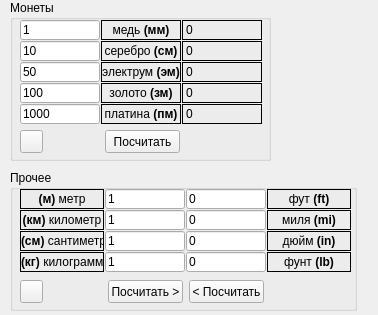
<?xml version="1.0" encoding="UTF-8"?>
<ui version="4.0">
 <class>Form</class>
 <widget class="QWidget" name="Form">
  <property name="geometry">
   <rect>
    <x>0</x>
    <y>0</y>
    <width>378</width>
    <height>315</height>
   </rect>
  </property>
  <property name="minimumSize">
   <size>
    <width>378</width>
    <height>315</height>
   </size>
  </property>
  <property name="maximumSize">
   <size>
    <width>378</width>
    <height>315</height>
   </size>
  </property>
  <property name="windowTitle">
   <string>DnD Multy Converter</string>
  </property>
  <property name="windowIcon">
   <iconset>
    <normaloff>S;GFG.ico</normaloff>S;GFG.ico</iconset>
  </property>
  <widget class="QGroupBox" name="groupBox">
   <property name="geometry">
    <rect>
     <x>10</x>
     <y>0</y>
     <width>261</width>
     <height>161</height>
    </rect>
   </property>
   <property name="title">
    <string>Монеты</string>
   </property>
   <widget class="QLineEdit" name="entry_mmoney">
    <property name="geometry">
     <rect>
      <x>10</x>
      <y>20</y>
      <width>80</width>
      <height>20</height>
     </rect>
    </property>
    <property name="text">
     <string>1</string>
    </property>
   </widget>
   <widget class="QLineEdit" name="entry_smoney">
    <property name="geometry">
     <rect>
      <x>10</x>
      <y>41</y>
      <width>80</width>
      <height>20</height>
     </rect>
    </property>
    <property name="text">
     <string>10</string>
    </property>
   </widget>
   <widget class="QLineEdit" name="entry_emoney">
    <property name="geometry">
     <rect>
      <x>10</x>
      <y>62</y>
      <width>80</width>
      <height>20</height>
     </rect>
    </property>
    <property name="text">
     <string>50</string>
    </property>
   </widget>
   <widget class="QLineEdit" name="entry_gmoney">
    <property name="geometry">
     <rect>
      <x>10</x>
      <y>83</y>
      <width>80</width>
      <height>20</height>
     </rect>
    </property>
    <property name="text">
     <string>100</string>
    </property>
   </widget>
   <widget class="QLineEdit" name="entry_pmoney">
    <property name="geometry">
     <rect>
      <x>10</x>
      <y>104</y>
      <width>80</width>
      <height>20</height>
     </rect>
    </property>
    <property name="text">
     <string>1000</string>
    </property>
   </widget>
   <widget class="QLabel" name="label_mm">
    <property name="geometry">
     <rect>
      <x>172</x>
      <y>20</y>
      <width>80</width>
      <height>20</height>
     </rect>
    </property>
    <property name="frameShape">
     <enum>QFrame::Box</enum>
    </property>
    <property name="text">
     <string>0</string>
    </property>
   </widget>
   <widget class="QLabel" name="label_sm">
    <property name="geometry">
     <rect>
      <x>172</x>
      <y>41</y>
      <width>80</width>
      <height>20</height>
     </rect>
    </property>
    <property name="frameShape">
     <enum>QFrame::Box</enum>
    </property>
    <property name="text">
     <string>0</string>
    </property>
   </widget>
   <widget class="QLabel" name="label_em">
    <property name="geometry">
     <rect>
      <x>172</x>
      <y>62</y>
      <width>80</width>
      <height>20</height>
     </rect>
    </property>
    <property name="frameShape">
     <enum>QFrame::Box</enum>
    </property>
    <property name="text">
     <string>0</string>
    </property>
   </widget>
   <widget class="QLabel" name="label_gm">
    <property name="geometry">
     <rect>
      <x>172</x>
      <y>83</y>
      <width>80</width>
      <height>20</height>
     </rect>
    </property>
    <property name="frameShape">
     <enum>QFrame::Box</enum>
    </property>
    <property name="text">
     <string>0</string>
    </property>
   </widget>
   <widget class="QLabel" name="label_pm">
    <property name="geometry">
     <rect>
      <x>172</x>
      <y>104</y>
      <width>80</width>
      <height>20</height>
     </rect>
    </property>
    <property name="frameShape">
     <enum>QFrame::Box</enum>
    </property>
    <property name="text">
     <string>0</string>
    </property>
   </widget>
   <widget class="QPushButton" name="run_money">
    <property name="geometry">
     <rect>
      <x>95</x>
      <y>130</y>
      <width>75</width>
      <height>23</height>
     </rect>
    </property>
    <property name="text">
     <string>Посчитать</string>
    </property>
   </widget>
   <widget class="QPushButton" name="reset_money">
    <property name="geometry">
     <rect>
      <x>10</x>
      <y>130</y>
      <width>23</width>
      <height>23</height>
     </rect>
    </property>
    <property name="text">
     <string/>
    </property>
    <property name="icon">
     <iconset>
      <normaloff>reset.png</normaloff>reset.png</iconset>
    </property>
   </widget>
   <widget class="QLabel" name="label_8">
    <property name="geometry">
     <rect>
      <x>91</x>
      <y>41</y>
      <width>80</width>
      <height>20</height>
     </rect>
    </property>
    <property name="frameShape">
     <enum>QFrame::Box</enum>
    </property>
    <property name="text">
     <string>&lt;html&gt;&lt;head/&gt;&lt;body&gt;&lt;p&gt;серебро &lt;span style=&quot; font-weight:600;&quot;&gt;(см)&lt;/span&gt;&lt;/p&gt;&lt;/body&gt;&lt;/html&gt;</string>
    </property>
    <property name="alignment">
     <set>Qt::AlignCenter</set>
    </property>
   </widget>
   <widget class="QLabel" name="label_9">
    <property name="geometry">
     <rect>
      <x>91</x>
      <y>104</y>
      <width>80</width>
      <height>20</height>
     </rect>
    </property>
    <property name="frameShape">
     <enum>QFrame::Box</enum>
    </property>
    <property name="text">
     <string>&lt;html&gt;&lt;head/&gt;&lt;body&gt;&lt;p&gt;платина &lt;span style=&quot; font-weight:600;&quot;&gt;(пм)&lt;/span&gt;&lt;/p&gt;&lt;/body&gt;&lt;/html&gt;</string>
    </property>
    <property name="alignment">
     <set>Qt::AlignCenter</set>
    </property>
   </widget>
   <widget class="QLabel" name="label_10">
    <property name="geometry">
     <rect>
      <x>91</x>
      <y>20</y>
      <width>80</width>
      <height>20</height>
     </rect>
    </property>
    <property name="frameShape">
     <enum>QFrame::Box</enum>
    </property>
    <property name="text">
     <string>&lt;html&gt;&lt;head/&gt;&lt;body&gt;&lt;p&gt;медь &lt;span style=&quot; font-weight:600;&quot;&gt;(мм)&lt;/span&gt;&lt;/p&gt;&lt;/body&gt;&lt;/html&gt;</string>
    </property>
    <property name="alignment">
     <set>Qt::AlignCenter</set>
    </property>
   </widget>
   <widget class="QLabel" name="label_11">
    <property name="geometry">
     <rect>
      <x>91</x>
      <y>83</y>
      <width>80</width>
      <height>20</height>
     </rect>
    </property>
    <property name="frameShape">
     <enum>QFrame::Box</enum>
    </property>
    <property name="text">
     <string>&lt;html&gt;&lt;head/&gt;&lt;body&gt;&lt;p&gt;золото &lt;span style=&quot; font-weight:600;&quot;&gt;(зм)&lt;/span&gt;&lt;/p&gt;&lt;/body&gt;&lt;/html&gt;</string>
    </property>
    <property name="alignment">
     <set>Qt::AlignCenter</set>
    </property>
   </widget>
   <widget class="QLabel" name="label_12">
    <property name="geometry">
     <rect>
      <x>91</x>
      <y>62</y>
      <width>80</width>
      <height>20</height>
     </rect>
    </property>
    <property name="frameShape">
     <enum>QFrame::Box</enum>
    </property>
    <property name="text">
     <string>&lt;html&gt;&lt;head/&gt;&lt;body&gt;&lt;p&gt;электрум &lt;span style=&quot; font-weight:600;&quot;&gt;(эм)&lt;/span&gt;&lt;/p&gt;&lt;/body&gt;&lt;/html&gt;</string>
    </property>
    <property name="alignment">
     <set>Qt::AlignCenter</set>
    </property>
   </widget>
  </widget>
  <widget class="QGroupBox" name="groupBox_2">
   <property name="geometry">
    <rect>
     <x>10</x>
     <y>170</y>
     <width>347</width>
     <height>141</height>
    </rect>
   </property>
   <property name="title">
    <string>Прочее</string>
   </property>
   <widget class="QLineEdit" name="entry_km">
    <property name="geometry">
     <rect>
      <x>95</x>
      <y>40</y>
      <width>80</width>
      <height>20</height>
     </rect>
    </property>
    <property name="text">
     <string>1</string>
    </property>
   </widget>
   <widget class="QLabel" name="label_14">
    <property name="geometry">
     <rect>
      <x>10</x>
      <y>40</y>
      <width>84</width>
      <height>20</height>
     </rect>
    </property>
    <property name="frameShape">
     <enum>QFrame::Box</enum>
    </property>
    <property name="text">
     <string>&lt;html&gt;&lt;head/&gt;&lt;body&gt;&lt;p&gt;&lt;span style=&quot; font-weight:600;&quot;&gt;(км)&lt;/span&gt; километр&lt;/p&gt;&lt;/body&gt;&lt;/html&gt;</string>
    </property>
    <property name="alignment">
     <set>Qt::AlignCenter</set>
    </property>
   </widget>
   <widget class="QLineEdit" name="entry_mi">
    <property name="geometry">
     <rect>
      <x>176</x>
      <y>40</y>
      <width>80</width>
      <height>20</height>
     </rect>
    </property>
    <property name="text">
     <string>0</string>
    </property>
   </widget>
   <widget class="QLabel" name="label_15">
    <property name="geometry">
     <rect>
      <x>257</x>
      <y>40</y>
      <width>84</width>
      <height>20</height>
     </rect>
    </property>
    <property name="frameShape">
     <enum>QFrame::Box</enum>
    </property>
    <property name="text">
     <string>&lt;html&gt;&lt;head/&gt;&lt;body&gt;&lt;p&gt;миля &lt;span style=&quot; font-weight:600;&quot;&gt;(mi)&lt;/span&gt;&lt;/p&gt;&lt;/body&gt;&lt;/html&gt;</string>
    </property>
    <property name="alignment">
     <set>Qt::AlignCenter</set>
    </property>
   </widget>
   <widget class="QLineEdit" name="entry_sm">
    <property name="geometry">
     <rect>
      <x>95</x>
      <y>61</y>
      <width>80</width>
      <height>20</height>
     </rect>
    </property>
    <property name="text">
     <string>1</string>
    </property>
   </widget>
   <widget class="QLabel" name="label_16">
    <property name="geometry">
     <rect>
      <x>257</x>
      <y>61</y>
      <width>84</width>
      <height>20</height>
     </rect>
    </property>
    <property name="frameShape">
     <enum>QFrame::Box</enum>
    </property>
    <property name="text">
     <string>&lt;html&gt;&lt;head/&gt;&lt;body&gt;&lt;p&gt;дюйм &lt;span style=&quot; font-weight:600;&quot;&gt;(in)&lt;/span&gt;&lt;/p&gt;&lt;/body&gt;&lt;/html&gt;</string>
    </property>
    <property name="alignment">
     <set>Qt::AlignCenter</set>
    </property>
   </widget>
   <widget class="QLineEdit" name="entry_in">
    <property name="geometry">
     <rect>
      <x>176</x>
      <y>61</y>
      <width>80</width>
      <height>20</height>
     </rect>
    </property>
    <property name="text">
     <string>0</string>
    </property>
   </widget>
   <widget class="QLabel" name="label_17">
    <property name="geometry">
     <rect>
      <x>10</x>
      <y>61</y>
      <width>84</width>
      <height>20</height>
     </rect>
    </property>
    <property name="frameShape">
     <enum>QFrame::Box</enum>
    </property>
    <property name="text">
     <string>&lt;html&gt;&lt;head/&gt;&lt;body&gt;&lt;p&gt;&lt;span style=&quot; font-weight:600;&quot;&gt;(см)&lt;/span&gt; сантиметр&lt;/p&gt;&lt;/body&gt;&lt;/html&gt;</string>
    </property>
    <property name="alignment">
     <set>Qt::AlignCenter</set>
    </property>
   </widget>
   <widget class="QLineEdit" name="entry_kg">
    <property name="geometry">
     <rect>
      <x>95</x>
      <y>82</y>
      <width>80</width>
      <height>20</height>
     </rect>
    </property>
    <property name="text">
     <string>1</string>
    </property>
   </widget>
   <widget class="QLabel" name="label_18">
    <property name="geometry">
     <rect>
      <x>257</x>
      <y>82</y>
      <width>84</width>
      <height>20</height>
     </rect>
    </property>
    <property name="frameShape">
     <enum>QFrame::Box</enum>
    </property>
    <property name="text">
     <string>&lt;html&gt;&lt;head/&gt;&lt;body&gt;&lt;p&gt;фунт &lt;span style=&quot; font-weight:600;&quot;&gt;(lb)&lt;/span&gt;&lt;/p&gt;&lt;/body&gt;&lt;/html&gt;</string>
    </property>
    <property name="alignment">
     <set>Qt::AlignCenter</set>
    </property>
   </widget>
   <widget class="QLineEdit" name="entry_lb">
    <property name="geometry">
     <rect>
      <x>176</x>
      <y>82</y>
      <width>80</width>
      <height>20</height>
     </rect>
    </property>
    <property name="text">
     <string>0</string>
    </property>
   </widget>
   <widget class="QLabel" name="label_19">
    <property name="geometry">
     <rect>
      <x>10</x>
      <y>82</y>
      <width>84</width>
      <height>20</height>
     </rect>
    </property>
    <property name="frameShape">
     <enum>QFrame::Box</enum>
    </property>
    <property name="text">
     <string>&lt;html&gt;&lt;head/&gt;&lt;body&gt;&lt;p&gt;&lt;span style=&quot; font-weight:600;&quot;&gt;(кг)&lt;/span&gt; килограмм&lt;/p&gt;&lt;/body&gt;&lt;/html&gt;</string>
    </property>
    <property name="alignment">
     <set>Qt::AlignCenter</set>
    </property>
   </widget>
   <widget class="QPushButton" name="reset_other">
    <property name="geometry">
     <rect>
      <x>10</x>
      <y>110</y>
      <width>23</width>
      <height>23</height>
     </rect>
    </property>
    <property name="text">
     <string/>
    </property>
    <property name="icon">
     <iconset>
      <normaloff>reset.png</normaloff>reset.png</iconset>
    </property>
   </widget>
   <widget class="QPushButton" name="left_other">
    <property name="geometry">
     <rect>
      <x>98</x>
      <y>110</y>
      <width>75</width>
      <height>23</height>
     </rect>
    </property>
    <property name="text">
     <string>Посчитать &gt;</string>
    </property>
   </widget>
   <widget class="QPushButton" name="right_other">
    <property name="geometry">
     <rect>
      <x>179</x>
      <y>110</y>
      <width>75</width>
      <height>23</height>
     </rect>
    </property>
    <property name="text">
     <string>&lt; Посчитать</string>
    </property>
   </widget>
   <widget class="QLineEdit" name="entry_m">
    <property name="geometry">
     <rect>
      <x>95</x>
      <y>19</y>
      <width>80</width>
      <height>20</height>
     </rect>
    </property>
    <property name="text">
     <string>1</string>
    </property>
   </widget>
   <widget class="QLabel" name="label_20">
    <property name="geometry">
     <rect>
      <x>257</x>
      <y>19</y>
      <width>84</width>
      <height>20</height>
     </rect>
    </property>
    <property name="frameShape">
     <enum>QFrame::Box</enum>
    </property>
    <property name="text">
     <string>&lt;html&gt;&lt;head/&gt;&lt;body&gt;&lt;p&gt;фут &lt;span style=&quot; font-weight:600;&quot;&gt;(ft)&lt;/span&gt;&lt;/p&gt;&lt;/body&gt;&lt;/html&gt;</string>
    </property>
    <property name="alignment">
     <set>Qt::AlignCenter</set>
    </property>
   </widget>
   <widget class="QLineEdit" name="entry_ft">
    <property name="geometry">
     <rect>
      <x>176</x>
      <y>19</y>
      <width>80</width>
      <height>20</height>
     </rect>
    </property>
    <property name="text">
     <string>0</string>
    </property>
   </widget>
   <widget class="QLabel" name="label_21">
    <property name="geometry">
     <rect>
      <x>10</x>
      <y>19</y>
      <width>84</width>
      <height>20</height>
     </rect>
    </property>
    <property name="frameShape">
     <enum>QFrame::Box</enum>
    </property>
    <property name="text">
     <string>&lt;html&gt;&lt;head/&gt;&lt;body&gt;&lt;p&gt;&lt;span style=&quot; font-weight:600;&quot;&gt;(м)&lt;/span&gt; метр&lt;/p&gt;&lt;/body&gt;&lt;/html&gt;</string>
    </property>
    <property name="alignment">
     <set>Qt::AlignCenter</set>
    </property>
   </widget>
  </widget>
 </widget>
 <resources/>
 <connections/>
</ui>
